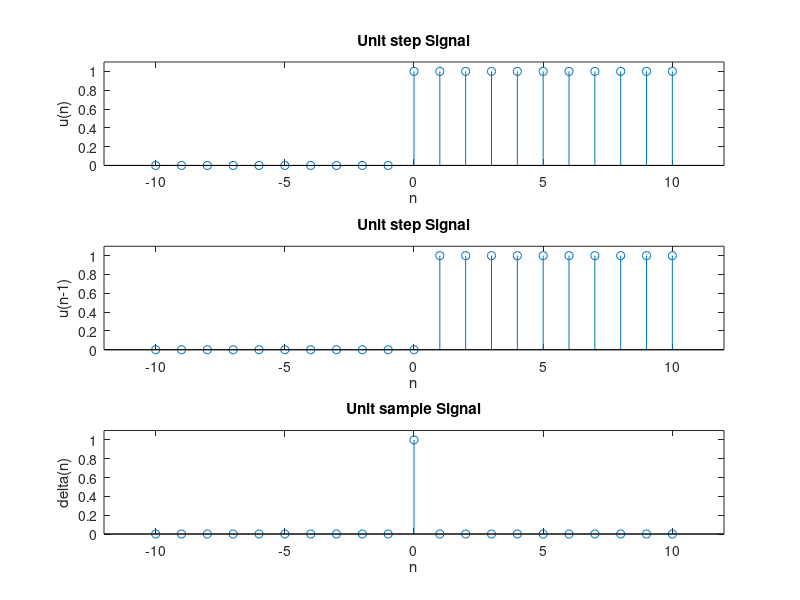

Reproduce this figure in MATLAB.
close all
clear all
clc
n=-10:10 
f=(n>=0)
f_1=(n>0)
delta_n=(f)-(f_1)

subplot(3,1,1);
stem(n,1*f);
xlabel('n');
ylabel('u(n)');
title('Unit step Signal');
axis([-12 12 0 1.1]);

subplot(3,1,2);
stem(n,1*f_1);
xlabel('n');
ylabel('u(n-1)');
title('Unit step Signal');
axis([-12 12 0 1.1]);

subplot(3,1,3);
stem(n,delta_n);
xlabel('n');
ylabel('delta(n)');
title('Unit sample Signal');
axis([-12 12 0 1.1]);



